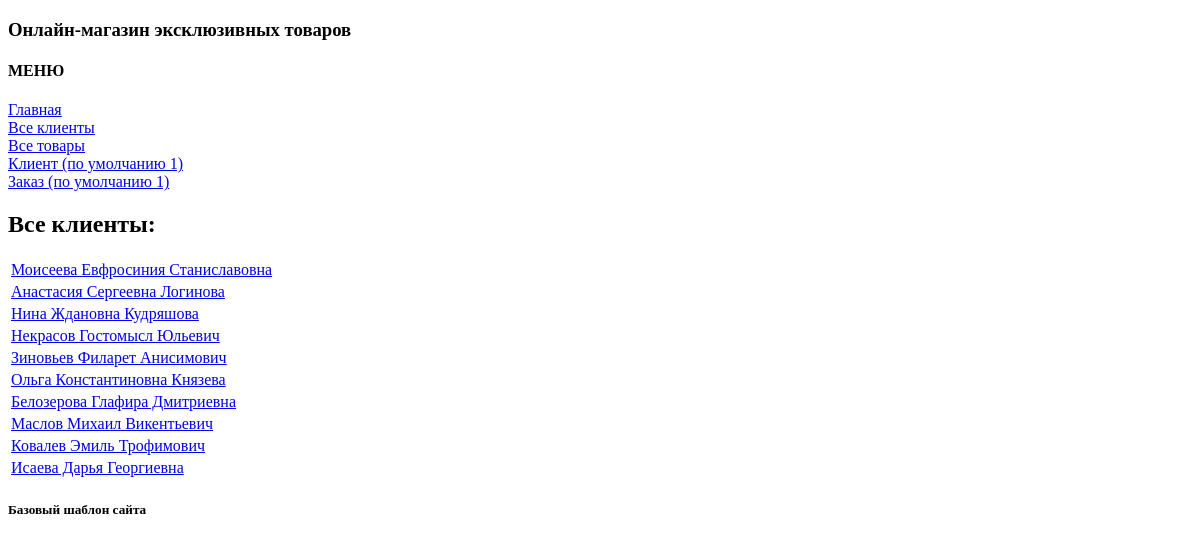
The page /hw2/clients_all/ on the database as committed earlier.
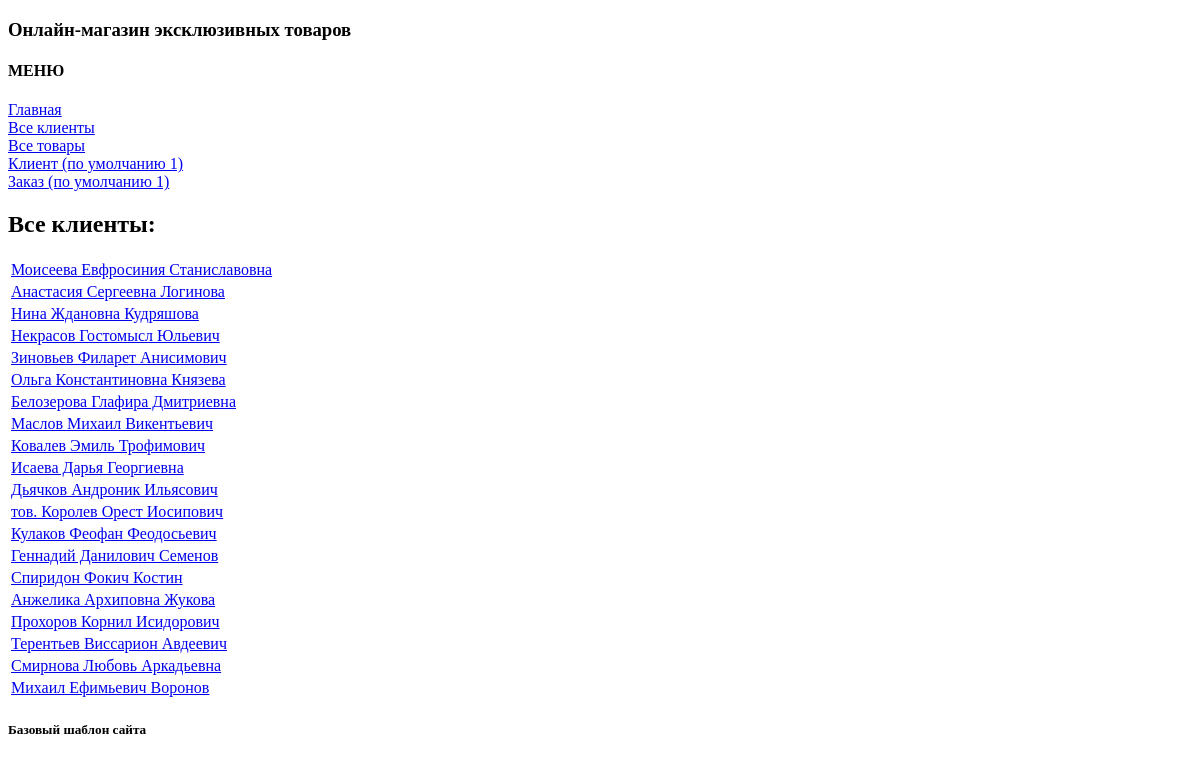
The same page on the database as committed later.
### hwapp_2/models.py (models this page shows, shortened)
class Client(models.Model):
    name = models.CharField(max_length=100)
    email = models.CharField(max_length=32)
    telephone = models.EmailField()
    password = models.CharField(max_length=12)
    address = models.CharField(max_length=32)
    date_reg = models.DateField()

### hwapp_2/views.py (the view)
# urls.py: path('clients_all/', views.clients_all, name='clients_all'),
def clients_all(request):
    clients = Client.objects.all()
    logger.info('Index page "Client ALL" accessed')
    return render(request, 'hwapp_2/clients_all.html', {'clients': clients})

### hwapp_2/templates/hwapp_2/clients_all.html (shortened to what this page needs)
{% extends 'hwapp_2/base.html' %}
{% block content %}
    {% if clients %}
        <h2>Все клиенты:</h2>
        <table>
            {% for client in clients %}
                <tr>
                    <td><a href="{% url 'client' client.pk %}">{{ client.name }}</a></td>
                </tr>
            {% endfor %}
        </table>
    {% else %}
        <h2>Записи о клиентах отсутвуют...</h2>
    {% endif %}
{% endblock %}

Rows that differ between the two databases and show on the page:
added Client: name "Дьячков Андроник Ильясович"
added Client: name "тов. Королев Орест Иосипович"
added Client: name "Кулаков Феофан Феодосьевич"
added Client: name "Геннадий Данилович Семенов"
added Client: name "Спиридон Фокич Костин"
added Client: name "Анжелика Архиповна Жукова"
added Client: name "Прохоров Корнил Исидорович"
added Client: name "Терентьев Виссарион Авдеевич"
added Client: name "Смирнова Любовь Аркадьевна"
added Client: name "Михаил Ефимьевич Воронов"
